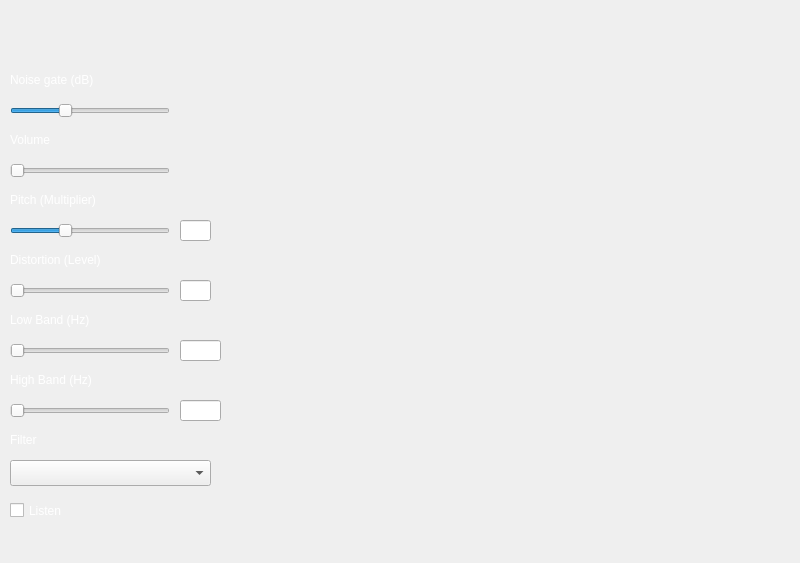
<?xml version="1.0" encoding="UTF-8"?>
<ui version="4.0">
 <class>MainWindow</class>
 <widget class="QMainWindow" name="MainWindow">
  <property name="geometry">
   <rect>
    <x>0</x>
    <y>0</y>
    <width>800</width>
    <height>563</height>
   </rect>
  </property>
  <property name="windowTitle">
   <string>Audio Mod</string>
  </property>
  <widget class="QWidget" name="centralwidget">
   <widget class="QLabel" name="background_image_label">
    <property name="enabled">
     <bool>true</bool>
    </property>
    <property name="geometry">
     <rect>
      <x>220</x>
      <y>0</y>
      <width>581</width>
      <height>571</height>
     </rect>
    </property>
    <property name="focusPolicy">
     <enum>Qt::FocusPolicy::ClickFocus</enum>
    </property>
    <property name="text">
     <string/>
    </property>
    <property name="textFormat">
     <enum>Qt::TextFormat::AutoText</enum>
    </property>
    <property name="pixmap">
     <pixmap resource="resources.qrc">:/res/resources/character.png</pixmap>
    </property>
    <property name="scaledContents">
     <bool>true</bool>
    </property>
    <property name="alignment">
     <set>Qt::AlignmentFlag::AlignJustify|Qt::AlignmentFlag::AlignVCenter</set>
    </property>
   </widget>
   <widget class="QLabel" name="black_stripe_label">
    <property name="geometry">
     <rect>
      <x>-8</x>
      <y>-31</y>
      <width>571</width>
      <height>601</height>
     </rect>
    </property>
    <property name="focusPolicy">
     <enum>Qt::FocusPolicy::ClickFocus</enum>
    </property>
    <property name="whatsThis">
     <string>123</string>
    </property>
    <property name="text">
     <string/>
    </property>
    <property name="textFormat">
     <enum>Qt::TextFormat::AutoText</enum>
    </property>
    <property name="pixmap">
     <pixmap resource="resources.qrc">:/res/resources/background.png</pixmap>
    </property>
    <property name="scaledContents">
     <bool>true</bool>
    </property>
   </widget>
   <widget class="QSlider" name="pitchSlider">
    <property name="geometry">
     <rect>
      <x>10</x>
      <y>220</y>
      <width>160</width>
      <height>22</height>
     </rect>
    </property>
    <property name="minimum">
     <number>50</number>
    </property>
    <property name="maximum">
     <number>200</number>
    </property>
    <property name="singleStep">
     <number>10</number>
    </property>
    <property name="sliderPosition">
     <number>100</number>
    </property>
    <property name="orientation">
     <enum>Qt::Orientation::Horizontal</enum>
    </property>
   </widget>
   <widget class="QSlider" name="distortionSlider">
    <property name="geometry">
     <rect>
      <x>10</x>
      <y>280</y>
      <width>160</width>
      <height>22</height>
     </rect>
    </property>
    <property name="maximum">
     <number>400</number>
    </property>
    <property name="singleStep">
     <number>10</number>
    </property>
    <property name="orientation">
     <enum>Qt::Orientation::Horizontal</enum>
    </property>
   </widget>
   <widget class="QLabel" name="distortionLabel">
    <property name="geometry">
     <rect>
      <x>10</x>
      <y>250</y>
      <width>121</width>
      <height>20</height>
     </rect>
    </property>
    <property name="palette">
     <palette>
      <active>
       <colorrole role="WindowText">
        <brush brushstyle="SolidPattern">
         <color alpha="255">
          <red>255</red>
          <green>255</green>
          <blue>255</blue>
         </color>
        </brush>
       </colorrole>
      </active>
      <inactive>
       <colorrole role="WindowText">
        <brush brushstyle="SolidPattern">
         <color alpha="255">
          <red>255</red>
          <green>255</green>
          <blue>255</blue>
         </color>
        </brush>
       </colorrole>
      </inactive>
      <disabled/>
     </palette>
    </property>
    <property name="text">
     <string>Distortion (Level)</string>
    </property>
   </widget>
   <widget class="QLabel" name="pitchLabel">
    <property name="geometry">
     <rect>
      <x>10</x>
      <y>190</y>
      <width>121</width>
      <height>20</height>
     </rect>
    </property>
    <property name="palette">
     <palette>
      <active>
       <colorrole role="WindowText">
        <brush brushstyle="SolidPattern">
         <color alpha="255">
          <red>255</red>
          <green>255</green>
          <blue>255</blue>
         </color>
        </brush>
       </colorrole>
      </active>
      <inactive>
       <colorrole role="WindowText">
        <brush brushstyle="SolidPattern">
         <color alpha="255">
          <red>255</red>
          <green>255</green>
          <blue>255</blue>
         </color>
        </brush>
       </colorrole>
      </inactive>
      <disabled/>
     </palette>
    </property>
    <property name="text">
     <string>Pitch (Multiplier)</string>
    </property>
   </widget>
   <widget class="QCheckBox" name="playback_CheckBox">
    <property name="geometry">
     <rect>
      <x>10</x>
      <y>500</y>
      <width>91</width>
      <height>21</height>
     </rect>
    </property>
    <property name="palette">
     <palette>
      <active>
       <colorrole role="WindowText">
        <brush brushstyle="SolidPattern">
         <color alpha="255">
          <red>255</red>
          <green>255</green>
          <blue>255</blue>
         </color>
        </brush>
       </colorrole>
       <colorrole role="Text">
        <brush brushstyle="SolidPattern">
         <color alpha="255">
          <red>255</red>
          <green>255</green>
          <blue>255</blue>
         </color>
        </brush>
       </colorrole>
      </active>
      <inactive>
       <colorrole role="WindowText">
        <brush brushstyle="SolidPattern">
         <color alpha="255">
          <red>255</red>
          <green>255</green>
          <blue>255</blue>
         </color>
        </brush>
       </colorrole>
       <colorrole role="Text">
        <brush brushstyle="SolidPattern">
         <color alpha="255">
          <red>255</red>
          <green>255</green>
          <blue>255</blue>
         </color>
        </brush>
       </colorrole>
      </inactive>
      <disabled/>
     </palette>
    </property>
    <property name="text">
     <string>Listen</string>
    </property>
   </widget>
   <widget class="QSlider" name="lowBandSlider">
    <property name="geometry">
     <rect>
      <x>10</x>
      <y>340</y>
      <width>160</width>
      <height>22</height>
     </rect>
    </property>
    <property name="autoFillBackground">
     <bool>false</bool>
    </property>
    <property name="minimum">
     <number>20</number>
    </property>
    <property name="maximum">
     <number>22000</number>
    </property>
    <property name="singleStep">
     <number>20</number>
    </property>
    <property name="orientation">
     <enum>Qt::Orientation::Horizontal</enum>
    </property>
    <property name="invertedAppearance">
     <bool>false</bool>
    </property>
   </widget>
   <widget class="QSlider" name="highBandSlider">
    <property name="geometry">
     <rect>
      <x>10</x>
      <y>400</y>
      <width>160</width>
      <height>22</height>
     </rect>
    </property>
    <property name="autoFillBackground">
     <bool>false</bool>
    </property>
    <property name="minimum">
     <number>20</number>
    </property>
    <property name="maximum">
     <number>22000</number>
    </property>
    <property name="singleStep">
     <number>20</number>
    </property>
    <property name="orientation">
     <enum>Qt::Orientation::Horizontal</enum>
    </property>
    <property name="invertedAppearance">
     <bool>false</bool>
    </property>
   </widget>
   <widget class="QLineEdit" name="pitchValueEditLine">
    <property name="geometry">
     <rect>
      <x>180</x>
      <y>220</y>
      <width>31</width>
      <height>21</height>
     </rect>
    </property>
    <property name="focusPolicy">
     <enum>Qt::FocusPolicy::StrongFocus</enum>
    </property>
   </widget>
   <widget class="QLineEdit" name="distortionValueEditLine">
    <property name="geometry">
     <rect>
      <x>180</x>
      <y>280</y>
      <width>31</width>
      <height>21</height>
     </rect>
    </property>
    <property name="focusPolicy">
     <enum>Qt::FocusPolicy::StrongFocus</enum>
    </property>
   </widget>
   <widget class="QLineEdit" name="lowBandValueEditLine">
    <property name="geometry">
     <rect>
      <x>180</x>
      <y>340</y>
      <width>41</width>
      <height>21</height>
     </rect>
    </property>
    <property name="focusPolicy">
     <enum>Qt::FocusPolicy::StrongFocus</enum>
    </property>
    <property name="toolTipDuration">
     <number>-1</number>
    </property>
    <property name="layoutDirection">
     <enum>Qt::LayoutDirection::LeftToRight</enum>
    </property>
   </widget>
   <widget class="QLineEdit" name="highBandValueEditLine">
    <property name="geometry">
     <rect>
      <x>180</x>
      <y>400</y>
      <width>41</width>
      <height>21</height>
     </rect>
    </property>
    <property name="focusPolicy">
     <enum>Qt::FocusPolicy::StrongFocus</enum>
    </property>
   </widget>
   <widget class="QComboBox" name="bandFilterComboBox">
    <property name="geometry">
     <rect>
      <x>10</x>
      <y>460</y>
      <width>201</width>
      <height>26</height>
     </rect>
    </property>
    <property name="maxVisibleItems">
     <number>5</number>
    </property>
   </widget>
   <widget class="QLabel" name="lowBandLabel">
    <property name="geometry">
     <rect>
      <x>10</x>
      <y>310</y>
      <width>101</width>
      <height>20</height>
     </rect>
    </property>
    <property name="palette">
     <palette>
      <active>
       <colorrole role="WindowText">
        <brush brushstyle="SolidPattern">
         <color alpha="255">
          <red>255</red>
          <green>255</green>
          <blue>255</blue>
         </color>
        </brush>
       </colorrole>
       <colorrole role="Text">
        <brush brushstyle="SolidPattern">
         <color alpha="255">
          <red>255</red>
          <green>255</green>
          <blue>255</blue>
         </color>
        </brush>
       </colorrole>
      </active>
      <inactive>
       <colorrole role="WindowText">
        <brush brushstyle="SolidPattern">
         <color alpha="255">
          <red>255</red>
          <green>255</green>
          <blue>255</blue>
         </color>
        </brush>
       </colorrole>
       <colorrole role="Text">
        <brush brushstyle="SolidPattern">
         <color alpha="255">
          <red>255</red>
          <green>255</green>
          <blue>255</blue>
         </color>
        </brush>
       </colorrole>
      </inactive>
      <disabled/>
     </palette>
    </property>
    <property name="text">
     <string>Low Band (Hz)</string>
    </property>
   </widget>
   <widget class="QLabel" name="highBandLabel">
    <property name="geometry">
     <rect>
      <x>10</x>
      <y>370</y>
      <width>111</width>
      <height>20</height>
     </rect>
    </property>
    <property name="palette">
     <palette>
      <active>
       <colorrole role="WindowText">
        <brush brushstyle="SolidPattern">
         <color alpha="255">
          <red>255</red>
          <green>255</green>
          <blue>255</blue>
         </color>
        </brush>
       </colorrole>
       <colorrole role="Text">
        <brush brushstyle="SolidPattern">
         <color alpha="255">
          <red>255</red>
          <green>255</green>
          <blue>255</blue>
         </color>
        </brush>
       </colorrole>
      </active>
      <inactive>
       <colorrole role="WindowText">
        <brush brushstyle="SolidPattern">
         <color alpha="255">
          <red>255</red>
          <green>255</green>
          <blue>255</blue>
         </color>
        </brush>
       </colorrole>
       <colorrole role="Text">
        <brush brushstyle="SolidPattern">
         <color alpha="255">
          <red>255</red>
          <green>255</green>
          <blue>255</blue>
         </color>
        </brush>
       </colorrole>
      </inactive>
      <disabled/>
     </palette>
    </property>
    <property name="text">
     <string>High Band (Hz)</string>
    </property>
   </widget>
   <widget class="QLabel" name="filterLabel">
    <property name="geometry">
     <rect>
      <x>10</x>
      <y>430</y>
      <width>41</width>
      <height>20</height>
     </rect>
    </property>
    <property name="palette">
     <palette>
      <active>
       <colorrole role="WindowText">
        <brush brushstyle="SolidPattern">
         <color alpha="255">
          <red>255</red>
          <green>255</green>
          <blue>255</blue>
         </color>
        </brush>
       </colorrole>
       <colorrole role="Text">
        <brush brushstyle="SolidPattern">
         <color alpha="255">
          <red>255</red>
          <green>255</green>
          <blue>255</blue>
         </color>
        </brush>
       </colorrole>
      </active>
      <inactive>
       <colorrole role="WindowText">
        <brush brushstyle="SolidPattern">
         <color alpha="255">
          <red>255</red>
          <green>255</green>
          <blue>255</blue>
         </color>
        </brush>
       </colorrole>
       <colorrole role="Text">
        <brush brushstyle="SolidPattern">
         <color alpha="255">
          <red>255</red>
          <green>255</green>
          <blue>255</blue>
         </color>
        </brush>
       </colorrole>
      </inactive>
      <disabled/>
     </palette>
    </property>
    <property name="toolTip">
     <string>123</string>
    </property>
    <property name="text">
     <string>Filter</string>
    </property>
   </widget>
   <widget class="QSlider" name="volumeSlider">
    <property name="geometry">
     <rect>
      <x>10</x>
      <y>160</y>
      <width>160</width>
      <height>22</height>
     </rect>
    </property>
    <property name="maximum">
     <number>10</number>
    </property>
    <property name="orientation">
     <enum>Qt::Orientation::Horizontal</enum>
    </property>
   </widget>
   <widget class="QLabel" name="volumeLabel">
    <property name="geometry">
     <rect>
      <x>10</x>
      <y>130</y>
      <width>121</width>
      <height>20</height>
     </rect>
    </property>
    <property name="palette">
     <palette>
      <active>
       <colorrole role="WindowText">
        <brush brushstyle="SolidPattern">
         <color alpha="255">
          <red>255</red>
          <green>255</green>
          <blue>255</blue>
         </color>
        </brush>
       </colorrole>
      </active>
      <inactive>
       <colorrole role="WindowText">
        <brush brushstyle="SolidPattern">
         <color alpha="255">
          <red>255</red>
          <green>255</green>
          <blue>255</blue>
         </color>
        </brush>
       </colorrole>
      </inactive>
      <disabled/>
     </palette>
    </property>
    <property name="text">
     <string>Volume</string>
    </property>
   </widget>
   <widget class="QSlider" name="noiseGateSlider">
    <property name="geometry">
     <rect>
      <x>10</x>
      <y>100</y>
      <width>160</width>
      <height>22</height>
     </rect>
    </property>
    <property name="minimum">
     <number>-30</number>
    </property>
    <property name="maximum">
     <number>0</number>
    </property>
    <property name="value">
     <number>-20</number>
    </property>
    <property name="orientation">
     <enum>Qt::Orientation::Horizontal</enum>
    </property>
   </widget>
   <widget class="QLabel" name="noiseGateLabel">
    <property name="geometry">
     <rect>
      <x>10</x>
      <y>70</y>
      <width>121</width>
      <height>20</height>
     </rect>
    </property>
    <property name="palette">
     <palette>
      <active>
       <colorrole role="WindowText">
        <brush brushstyle="SolidPattern">
         <color alpha="255">
          <red>255</red>
          <green>255</green>
          <blue>255</blue>
         </color>
        </brush>
       </colorrole>
      </active>
      <inactive>
       <colorrole role="WindowText">
        <brush brushstyle="SolidPattern">
         <color alpha="255">
          <red>255</red>
          <green>255</green>
          <blue>255</blue>
         </color>
        </brush>
       </colorrole>
      </inactive>
      <disabled/>
     </palette>
    </property>
    <property name="text">
     <string>Noise gate (dB)</string>
    </property>
   </widget>
   <zorder>black_stripe_label</zorder>
   <zorder>pitchSlider</zorder>
   <zorder>distortionSlider</zorder>
   <zorder>distortionLabel</zorder>
   <zorder>pitchLabel</zorder>
   <zorder>background_image_label</zorder>
   <zorder>playback_CheckBox</zorder>
   <zorder>lowBandSlider</zorder>
   <zorder>highBandSlider</zorder>
   <zorder>pitchValueEditLine</zorder>
   <zorder>distortionValueEditLine</zorder>
   <zorder>lowBandValueEditLine</zorder>
   <zorder>highBandValueEditLine</zorder>
   <zorder>bandFilterComboBox</zorder>
   <zorder>lowBandLabel</zorder>
   <zorder>highBandLabel</zorder>
   <zorder>filterLabel</zorder>
   <zorder>volumeSlider</zorder>
   <zorder>volumeLabel</zorder>
   <zorder>noiseGateSlider</zorder>
   <zorder>noiseGateLabel</zorder>
  </widget>
  <widget class="QMenuBar" name="menubar">
   <property name="geometry">
    <rect>
     <x>0</x>
     <y>0</y>
     <width>800</width>
     <height>26</height>
    </rect>
   </property>
  </widget>
 </widget>
 <resources>
  <include location="resources.qrc"/>
 </resources>
 <connections/>
</ui>
